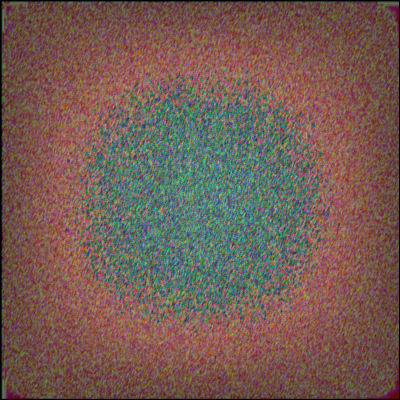
Frame 1 (no input)
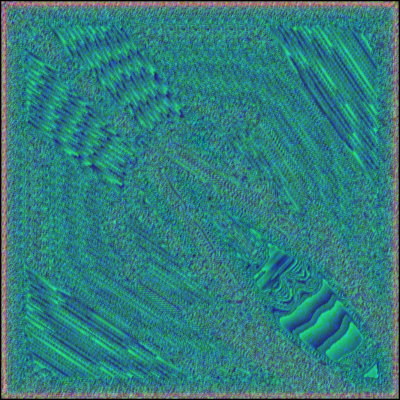
Frame 60 (the mouse pressed at the canvas centre just before this capture)
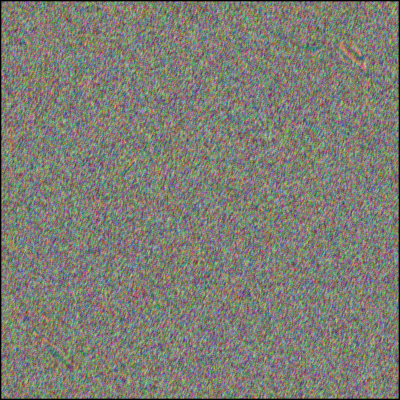
Frame 120 (the mouse held since frame 60 and released just before this capture)

The Processing sketch that drew these frames (run headless with seeded random() and noise(); from frame 60 on, the mouse is pressed at the canvas centre):

// Processing sketch: processing_51635
// ── processing_51635.pde

PImage gfxImage;
float coeff1;
 
float v = 1.0/9.0;
float[][] kernel = { { v, v, v },
                     { v, v, v },
                     { v, v, v } };
 
 int randomAlpha = 0;
 int randomA,randomB,randomC;

 
 void keyPressed()
{
  randomA = (int)random(2);
  randomB = (int)random(2);
  randomC = (int)random(2);
  println(randomA);
  // if the key is between 'A'(65) and 'z'(122)
  if( key == 'r')
  {
    randomAlpha = (int)random(100);
    coeff1 = (random(1000) / 1000.0) * 2.0f + 1.0f;
    gfxImage.loadPixels();
  for(int x = 0; x< width; x++)
  for(int y = 0; y< height; y++)
  {
     
    float sx = sin(((float)x/(float)width)*3.14);
    float cx = cos(((float)x/(float)width)*3.14);
    float sy = sin(((float)y/(float)height)*3.14);
    float cy = cos(((float)y/(float)height)*3.14);
     
    gfxImage.pixels[y*width + x] = color( randomA*(sx * sy)  * random(255),randomB*(sx * sy) * random(255), randomC*(sx * sy) * random(255),  randomAlpha);
  }
  gfxImage.updatePixels();
  }
    
}
 
void setup()
{
  
  size(400,400);
  frameRate(30);
  gfxImage = createImage(width,height,RGB);
   
  coeff1 = (random(1000) / 1000.0) * 2.0f + 1.0f;
   randomAlpha = (int)random(100);
   println(randomAlpha);
  gfxImage.loadPixels();
  for(int x = 0; x< width; x++)
  for(int y = 0; y< height; y++)
  {
     
    float sx = sin(((float)x/(float)width)*3.14);
    float cx = cos(((float)x/(float)width)*3.14);
    float sy = sin(((float)y/(float)height)*3.14);
    float cy = cos(((float)y/(float)height)*3.14);
     
    gfxImage.pixels[y*width + x] = color( (sx * sy)  * random(255),(sx * sy) * random(255), (sx * sy) * random(255), randomAlpha);
  }
  gfxImage.updatePixels();
}
 
 float phase = 0.0;
 
void draw()
{
  
  PImage edgeImg = createImage(gfxImage.width, gfxImage.height, RGB);
  
   phase += random(1000)/10000.0;
   if(phase>=2.0)
   phase -=2.0;
   
  background(0);
 gfxImage.loadPixels();
  for(int x = 1; x< width-1; x++)
  for(int y = 1; y< height-1; y++)
  {
   gfxImage.pixels[y*width + x] =  (int)((
   gfxImage.pixels[y*width + x] +
   gfxImage.pixels[y*width + x-1]  +
   (gfxImage.pixels[y*width + x+1])   +
  (gfxImage.pixels[(y-1)*width + x]) +
   (gfxImage.pixels[(y+1)*width + x]) ) / (5.0 + sin(phase*3.14)));
     
     
    float sumr = 0; // Kernel sum for this pixel
    float sumg = 0; // Kernel sum for this pixel
    float sumb = 0; // Kernel sum for this pixel
     
    for (int ky = -1; ky <= 1; ky++) {
      for (int kx = -1; kx <= 1; kx++) {
        // Calculate the adjacent pixel for this kernel point
        int pos = (y + ky)*width + (x + kx);
        
         
        // Multiply adjacent pixels based on the kernel values
        sumr += kernel[ky+1][kx+1] * red((gfxImage.pixels[pos]));
        sumg += kernel[ky+1][kx+1] * green((gfxImage.pixels[pos]));
        sumb += kernel[ky+1][kx+1] * blue((gfxImage.pixels[pos]));
      }
    }
    // For this pixel in the new image, set the gray value
    // based on the sum from the kernel
    edgeImg.pixels[y*gfxImage.width + x] = color(sumr,sumg,sumb);
     
     
  }
gfxImage.updatePixels();
 
  image(edgeImg,0,0);
  
  
 
   
   
}
